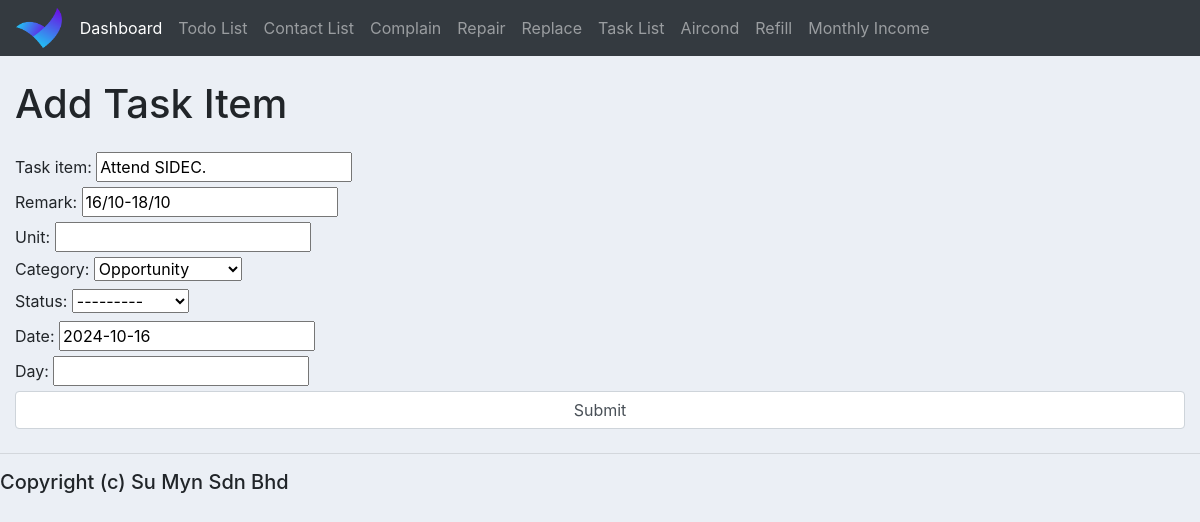
/update_task_list/9, run on the app's committed database.
### homestay_app/models.py (models this page shows, shortened)
class TaskList(models.Model):
    CATEGORY = (
        ("Not Chosen", "Not Chosen"),
        ("Todo", "Todo"),
        ("Personal Growth", "Personal Growth"),
        ("Money Matter", "Money Matter"),
        ("Health", "Health"),
        ("Opportunity", "Opportunity"),
        ("Homestay", "Homestay"),
        ("Stock Market", "Stock Market"),
        ("Ecommerce", "Ecommerce"),
        ("HouseKeeping", "HouseKeeping")
    )
    STATUS = (
        ("Not Chosen", "Not Chosen"),
        ("Today", "Today"),
        ("Tomorrow", "Tomorrow"),
        ("Pending", "Pending"),
        ("Done", "Done"),
        ("This Week", "This Week"),
        ("This Month", "This Month"),
        ("This Year", "This Year"),
        ("After Europe", "After Europe"),
    )
    task_item = models.CharField(max_length=200, null=True, blank=True)
    remark = models.CharField(max_length=200, null=True, blank=True)
    unit = models.CharField(max_length=30, null=True, blank=True)
    category = models.CharField(max_length=30, null=True, blank=True, choices=CATEGORY)
    status =  models.CharField(max_length=30, blank=True, null=True, choices=STATUS)
    date = models.CharField(max_length=30, null=True, blank=True)
    day = models.CharField(max_length=30, null=True, blank=True)
    created_at = models.DateTimeField(auto_now_add=True, null=True, blank=True)
    updated_at = models.DateTimeField(auto_now=True, null=True, blank=True)

### homestay_app/views.py (the view)
# urls.py: path('update_task_list/<str:pk>', views.updateTaskList, name='updateTaskList'),
def updateTaskList(request, pk):
    task_list = TaskList.objects.get(id=pk)
    form = TaskListForm(instance=task_list)
    if request.method == "POST":
        form = TaskListForm(request.POST, instance=task_list)
        if form.is_valid():
            form.save()
            return redirect('/table_task_list/')
    context = {'form':form}
    return render(request, "form_task_list.html", context)

### homestay_app/forms.py
class TaskListForm(ModelForm):
    class Meta:
        model = TaskList
        fields = '__all__'

### homestay_app/templates/form_task_list.html (shortened to what this page needs)
{% extends 'base.html' %}
{% block content %}
<form method="post">
	<h1 class="mt-4 mb-4">{% if task_item %}Update{% else %}Add{% endif %} Task Item</h1>
	<div class="form-group mb-4">
		{{form}}
		<input class="form-control" type="submit">
	</div>
{% endblock %}

### static/css/base.css (style rules this page uses)
body { background-color: #ebeff5; }

### data on the page
TaskList: task_item "Attend SIDEC.", remark "16/10-18/10", category "Opportunity", status "---------", date "2024-10-16"
